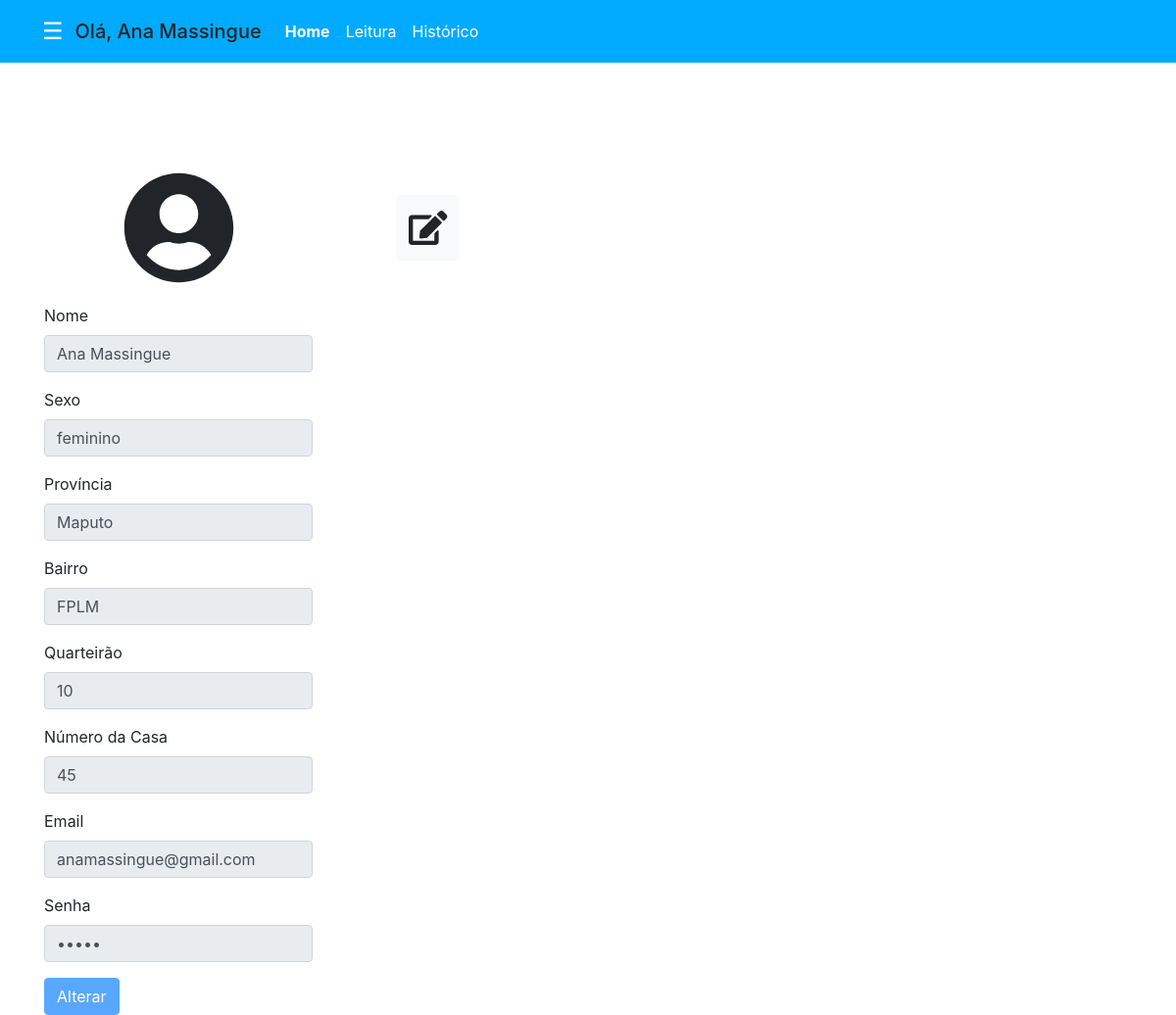
/leituraAgua/cliente/cliente.php?page=perfil (signed in), run on the app's committed database.
### tables this page shows
CREATE TABLE `usuario` (
  `id` int(11) NOT NULL,
  `nome` varchar(50) NOT NULL,
  `sexo` varchar(10) NOT NULL,
  `provincia` varchar(50) NOT NULL,
  `bairro` varchar(50) NOT NULL,
  `quarteirao` int(11) NOT NULL,
  `nrcasa` int(11) NOT NULL,
  `email` varchar(200) NOT NULL,
  `senha` varchar(200) NOT NULL,
  `categoria` varchar(15) NOT NULL,
  `limite` int(11) NOT NULL,
  `data_counte` timestamp NOT NULL DEFAULT current_timestamp() ON UPDATE current_timestamp(),
  `estado` tinyint(1) NOT NULL,
  `estate` tinyint(1) NOT NULL
);

### leituraAgua/cliente/perfil.php (the view, shortened to what this page needs)
<!DOCTYPE html>
<html lang="en">
<head>
  <link href="https://stackpath.bootstrapcdn.com/bootstrap/4.5.2/css/bootstrap.min.css" rel="stylesheet">
</head>
<body>
  <div class="container mt-5">
    <div class="profile-container">
      <i class="profile-icon fas fa-user-circle"></i>
      <button id="editButton" class="btn btn-light edit-btn"><i class="fas fa-edit"></i></button>
    </div>
    <?php
    $usuariologado = $_SESSION['user_id'];
    $funcaosqp="SELECT * FROM usuario WHERE id=$usuariologado ";
    $eitaresposta=$conn->query($funcaosqp);
    $linhada=$eitaresposta->fetch_object();
    ?>
    <form method='post' action='?page=actualizarperfil'>
      <div class="form-group">
        <label for="nome">Nome</label>
        <input type="text" class="form-control" id="nome" value="<?php print$linhada->nome ?>" readonly>
      </div>
      <div class="form-group">
        <label for="sexo">Sexo</label>
        <input type="text" class="form-control" id="sexo" value="<?php print$linhada->sexo ?>" readonly>
      </div>
      <div class="form-group">
        <label for="provincia">Província</label>
        <input type="text" class="form-control" id="provincia" value="<?php print$linhada->provincia ?>" readonly>
      </div>
      <div class="form-group">
        <label for="bairro">Bairro</label>
        <input type="text" class="form-control" id="bairro" value="<?php print$linhada->bairro ?>" readonly>
      </div>
      <div class="form-group">
        <label for="quarteirao">Quarteirão</label>
        <input type="text" class="form-control" id="quarteirao" value="<?php print$linhada->quarteirao ?>" readonly>
      </div>
      <div class="form-group">
        <label for="nrcasa">Número da Casa</label>
        <input type="text" class="form-control" id="nrcasa" value="<?php print$linhada->nrcasa ?>" readonly>
      </div>
      <div class="form-group">
        <label for="email">Email</label>
        <input type="email" class="form-control" id="email" name="email" value="<?php print$linhada->email ?>" readonly>
      </div>
      <div class="form-group">
        <label for="senha">Senha</label>
        <input type="password" class="form-control"  name="senha" id="senha" value="<?php print$linhada->senha ?>" readonly>
      </div>
      <button type="submit" class="btn btn-primary" id="alterarButton" disabled>Alterar</button>
    </form>
  </div>
</body>
</html>

### leituraAgua/cliente/cliente.php (shortened to what this page needs)
<!DOCTYPE html>
<html lang="pt-pt">
<head>
    <link rel="stylesheet" href="https://cdnjs.cloudflare.com/ajax/libs/font-awesome/6.0.0-beta3/css/all.min.css">
    <link href="https://stackpath.bootstrapcdn.com/bootstrap/4.5.2/css/bootstrap.min.css" rel="stylesheet">
    <link href="https://cdnjs.cloudflare.com/ajax/libs/bootstrap-icons/1.5.0/font/bootstrap-icons.min.css" rel="stylesheet">
    <link rel="stylesheet" href="https://cdnjs.cloudflare.com/ajax/libs/font-awesome/6.0.0-beta3/css/all.min.css">
</head>
<body>
    <?php
    include('../config.php');
    $id_cliente = $_SESSION['user_id'];
    $nome_cliente = '';
    $sql = "SELECT id, nome FROM usuario";
    $res = $conn->query($sql);
    while ($row = $res->fetch_object()) {
        if ($id_cliente == $row->id) {
            $nome_cliente = $row->nome;
            break;
        }
    }
    ?>
    <div class="content" id="content">
        <nav class="navbar navbar-expand-lg">
            <div class="container-fluid">
                <button class="btn btn-dark" id="sidebarToggle">
                    &#9776;
                </button>
                <span class="navbar-brand mb-0 h1">Olá, <?php echo htmlspecialchars($nome_cliente); ?></span>
                <div class="collapse navbar-collapse" id="navbarNavAltMarkup">
                    <div class="navbar-nav">
                        <a class="nav-link active" aria-current="page" href="cliente.php">Home</a>
                        <a class="nav-link" href="?page=leitura">Leitura</a>
                        <a class="nav-link" href="?page=historico">Histórico</a>
                    </div>
                </div>
            </div>
        </nav>
        <div class="container">
            <div class="row">
                <div class="mt-5">
                    <?php
                    switch (@$_REQUEST['page']) {
                        case 'perfil':
                            include("./perfil.php");
                            break;
                    }
                    ?>
                </div>
            </div>
        </div>
    </div>
</body>
</html>

### leituraAgua/cliente/cliente.php (style rules this page uses)
body { background: #f0f8ff; }
.content { margin-left: 0; transition: margin-left 0.3s; }
.navbar { background-color: #00aaff; }
.navbar .navbar-nav .nav-link { color: white; }
.navbar .navbar-nav .nav-link.active { font-weight: bold; }
.btn-primary { background-color: #00aaff; border-color: #00aaff; }
#sidebarToggle { background: none; border: none; font-size: 1.5em; color: white; }

### leituraAgua/cliente/perfil.php (style rules this page uses)
.profile-icon { font-size: 115px; margin: 15px; }
.edit-btn { font-size: 35px; margin-left: 150px; }
.profile-container { display: flex; align-items: center; justify-content: center; margin-bottom: 5px; position: relative; }
.profile-container button { position: absolute; right: -150px; }

### data on the page
usuario: nome "Ana Massingue", sexo "feminino", provincia "Maputo", bairro "FPLM", quarteirao "10", nrcasa "45", email "anamassingue@gmail.com"
